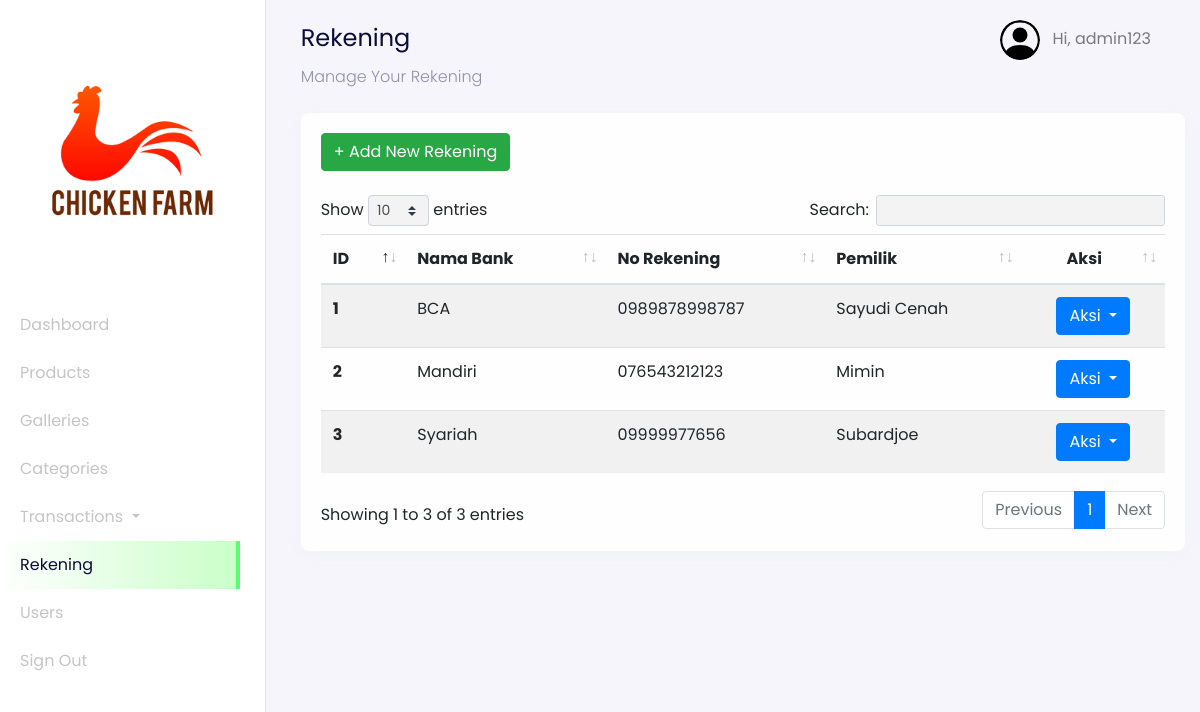
Screenshot of /admin?page=rekening (signed in) with the database file from the repository.
### tables this page shows
CREATE TABLE `users` (
  `id_user` int(11) NOT NULL,
  `name` varchar(255) NOT NULL,
  `email` varchar(255) NOT NULL,
  `password` varchar(255) NOT NULL,
  `address` text DEFAULT NULL,
  `phone_number` varchar(255) NOT NULL,
  `postal_code` varchar(191) NOT NULL,
  `roles` varchar(255) NOT NULL
);

CREATE TABLE `rekening_numbers` (
  `id_rekening` int(11) NOT NULL,
  `bank_name` varchar(255) NOT NULL,
  `number` varchar(255) NOT NULL,
  `rekening_name` varchar(255) NOT NULL
);

### config/config.php (called while the page is built, shortened)
<?php
$host = 'localhost';
$user = 'root';
$password = '';
$dbname = 'daging_online';
$conn = mysqli_connect($host, $user, $password, $dbname);
function query($query)
{
    global $conn;
    $result = mysqli_query($conn, $query);
    $rows = [];
    while ($row = mysqli_fetch_assoc($result)) {
        $rows[] = $row;
    }
    return $rows;
}
?>

### admin/rekening/dashboard-rekening.php (the view, shortened to what this page needs)
<nav
  class="navbar navbar-expand-lg navbar-light navbar-store fixed-top"
  data-aos="fade-down"
>
  <div class="container-fluid">
    <div class="collpase navbar-collapse" id="navbarResponsive">
      <ul class="navbar-nav d-none d-lg-flex ml-auto">
        <li class="nav-item dropdown">
          <a
            href="#"
            class="nav-link"
            id="navbarDropdown"
            role="button"
            data-toggle="dropdown"
          >
          <img
              src="../assets/images/person-circle.svg"
              alt="profile"
              height="40px"
              class="rounded-circle mr-2 profile-picture"
            />
            <?php
              $id_user = $_SESSION['user'];
              $user = query("SELECT * FROM users WHERE id_user = $id_user")[0];
            ?>
            Hi, <?= $user["name"]; ?>
          </a>
        </li>
      </ul>
    </div>
  </div>
</nav>
<div class="section-content section-dashboard-home" data-aos="fade-up">
  <div class="container-fluid">
    <div class="dashboard-heading">
      <h2 class="dashboard-title">Rekening</h2>
      <p class="dashboard-subtitle">Manage Your Rekening</p>
    </div>
    <div class="dashboard-content">
      <div class="row mt-4">
        <div class="col-12">
          <div class="card">
            <div class="card-body">
              <div class="row mb-4">
                <div class="col-12">
                <a href="?page=rekening-create" class="btn btn-success">
                  + Add New Rekening
                </a>
                </div>
              </div>
              <div class="row">
                <div class="col-12">
                  <div class="table-responsive">
                    <table class="table table-striped table-hover" id="table">
                      <thead>
                        <tr>
                          <th scope="col">ID</th>
                          <th scope="col">Nama Bank</th>
                          <th scope="col">No Rekening</th>
                          <th scope="col">Pemilik</th>
                          <th scope="col" class="text-center">Aksi</th>
                        </tr>
                      </thead>
                      <tbody>
                        <?php
                          $no = 1;
                          $query = "SELECT * FROM rekening_numbers";
                          $rekenings = query($query);
                        ?>
                        <?php foreach ($rekenings as $rekening) : ?>
                          <tr>
                            <th scope="row"><?= $no; ?></th>
                            <td><?= $rekening["bank_name"]; ?></td>
                            <td><?= $rekening["number"]; ?></td>
                            <td><?= $rekening["rekening_name"]; ?></td>
                            <td style="width: 17%; text-align: center;">
                              <div class="dropdown">
                              <button class="btn btn-primary dropdown-toggle" type="button" id="dropdownMenuButton" data-toggle="dropdown" aria-haspopup="true" aria-expanded="false">
                                  Aksi
                                </button>
                              </div>
                            </td>
                          </tr>
                          <?php $no++ ?>
                        <?php endforeach;?>
                      </tbody>
                    </table>
                  </div>
                </div>
              </div>
            </div>
          </div>
        </div>
      </div>
    </div>
  </div>
</div>

### rows the page displays
users: name "admin123"
rekening_numbers: bank_name "BCA", number "0989878998787", rekening_name "Sayudi Cenah"
rekening_numbers: bank_name "Mandiri", number "076543212123", rekening_name "Mimin"
rekening_numbers: bank_name "Syariah", number "09999977656", rekening_name "Subardjoe"
